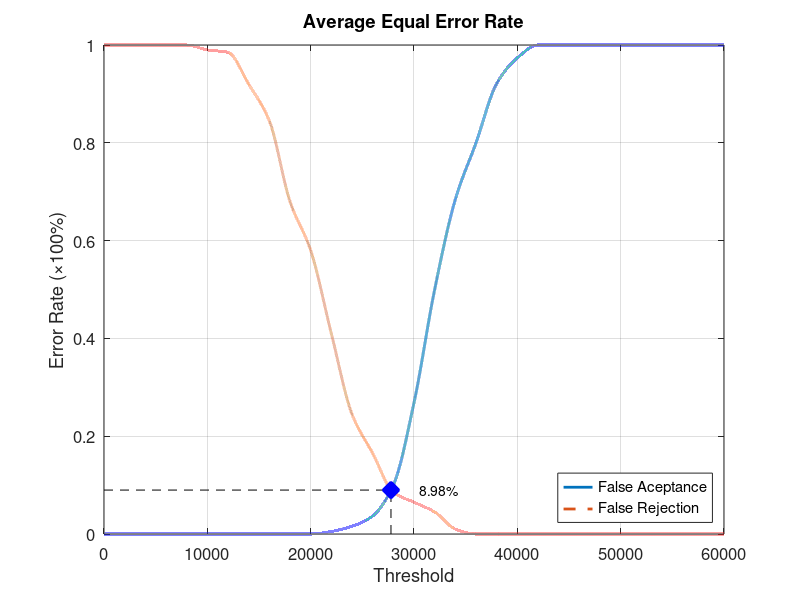
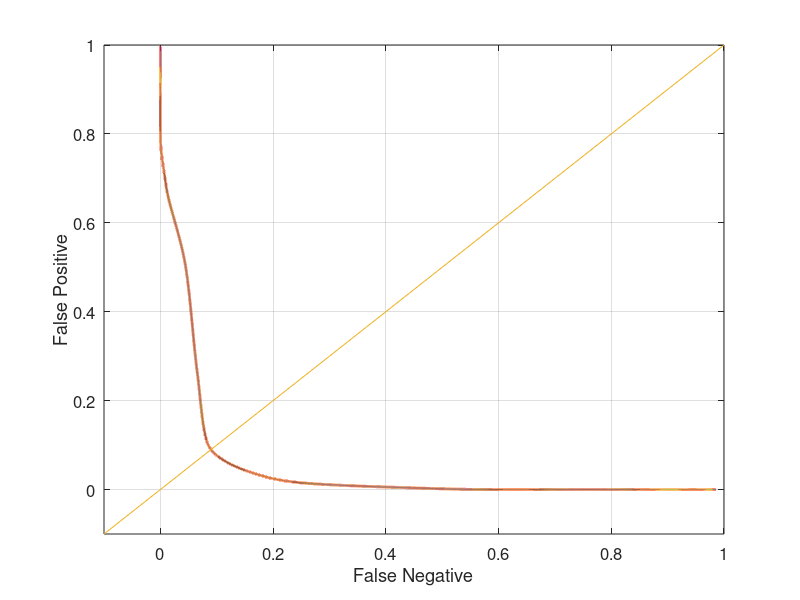

These charts were generated, in order, by the following MATLAB code:
function yEER = Database3_4
close all;
clear;
clc;
x = 0:2000:60000;
xq = 0:0.5:60000;

y0 = [0 0 0 0 0 0 0 0 0 0 0 0.00526316 0.0157895 0.0368421 0.1 0.268421 0.5 0.684211 0.8 0.921053 0.973684 1 1 1 1 1 1 1 1 1 1];
yy0 = interp1(x, y0, xq, 'pchip');
y1 = [1 1 1 1 1 0.99 0.985 0.92 0.845 0.68 0.58 0.41 0.245 0.165 0.085 0.065 0.045 0.01 0 0 0 0 0 0 0 0 0 0 0 0 0];
yy1 = interp1(x, y1, xq, 'pchip');

% Calculating EER: 
y2 = abs(y0 - y1);
find(y2 == min(y2))
yy2 = abs(yy0 - yy1);
xEER = find(yy2 == min(yy2));
xEERIndex = xq(xEER) % X-axis EER
yEER = yy0(xEER) % Y-axis EER

main = figure
plot(xq, yy0,'-','LineWidth', 2);	hold on
plot(xq, yy1,'--','LineWidth', 2);	hold on
plot([xEERIndex xEERIndex], [0 yEER], 'k--');	hold on
plot([0 xEERIndex], [yEER yEER], 'k--');	hold on
plot(xEERIndex, yEER, 'bx', 'LineWidth', 10);	hold on
text(xEERIndex + 10 * xEERIndex / 100, yEER, [num2str(round((10000 * yEER)) / 100) '%'])
legend('False Aceptance', 'False Rejection', 'Location', 'SouthEast')
xlabel('Threshold')
ylabel('Error Rate (\times100%)')
title('Average Equal Error Rate')
set(gca, 'FontSize', 12)
axis([0 60000 0 1])
grid on

print(main, 'Database3_4Main', '-dpng');
FNRxFPR = figure('Color', [1 1 1]);
plot(yy1, yy0, '-', yy1, yy0, 'LineWidth', 2);
hold on
y = -0.1:0.1:1
plot(y, y); 
set(gca, 'FontSize', 12)
xlabel('False Negative')
ylabel('False Positive')
axis([-0.1 1 -0.1 1])
set(gca, 'FontSize', 12)
grid on

print(FNRxFPR, 'Database3_4FNRxFPR','-dpng');
end
